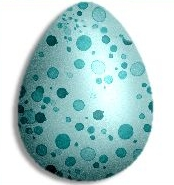
#> input picture computer_vision/circle_detection/test_images/egg.jpg, 174 x 185 px
$ python hough_implementation.py
#> lines starting #> are read from the running program, lines starting #| are printed output that depends on the picture; after the words box and inside, x2 and y2 are one past the last pixel; in counts of white or black regions, pixels touching at a corner belong together
#> further down, image is the input picture: shape (185, 174, 3); mean B, G, R 206.1, 205.8, 174.1
### computer_vision/circle_detection/detectCircles.py
import numpy as np
from numpy import ndarray
from scipy import misc
from skimage import feature
from skimage import color
from skimage import draw
import matplotlib.pyplot as plt
import cv2 as cv
import math

# im -> input image
# r_min, r_max -> min and max radius values of circles to detect
# threshold -> percentage of max vote getter in accumulator to consider as detected circles
#               i.e. any pixel receiving threshold*max_accumulated_value votes will be considered a detected circle

def detectCircles(im, r_min, r_max, threshold):

    # canny edge detector
#> called with r_min = 4, r_max = 12, threshold = 0.5
    gray = color.rgb2gray(im)
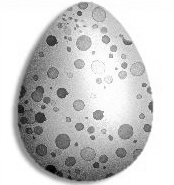
#> gray: shape (185, 174) float64; min 0.00333, max 1, mean 0.798
    edge_pixel = np.where(feature.canny(gray, 1.5) == 1)
#> edge_pixel = 2587 positions, rows 2 to 181, columns 13 to 153
    imgplot = plt.imshow(feature.canny(gray, 1.5))
    plt.show()
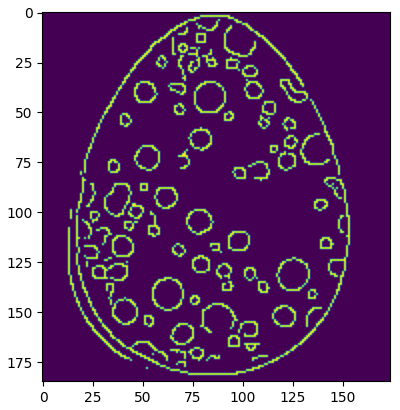
#> figure drawn by matplotlib, 1 panel

    # initialize accumulator matrix and angles/radii
    theta = np.arange(0,360,1)
    radius = np.arange(r_min, r_max, 1)
    H = np.zeros([gray.shape[0], gray.shape[1], len(radius)])

    # votes in hough space per each radius/angle combo
    a = np.multiply.outer(radius, np.cos(theta)).flatten()
    b = np.multiply.outer(radius, np.sin(theta)).flatten()
    r = np.multiply.outer(radius, np.ones(len(theta))).flatten()

    # apply votes to each edge coordinate
    x = np.round(np.subtract.outer(edge_pixel[0], a)).flatten()
    y = np.round(np.add.outer(edge_pixel[1], b)).flatten()
    r = np.multiply.outer(np.ones(len(edge_pixel[0])), r).flatten()

    # shift radius to index in accumulator, weed out indices that are out of bounds
    indices_in_bounds = np.where((x < H.shape[0]) & (x >= 0) & (y < H.shape[1]) & (y >= 0))[0]
    r -= r_min

    # accumulator for votes
    np.add.at(H,(x[indices_in_bounds].astype(int),y[indices_in_bounds].astype(int),r[indices_in_bounds].astype(int)),1)

    # get center indices and radii (re-shift radii indices to value)
    circles = np.asarray(np.where(H > threshold*np.max(H))).T
    circles[:,2] += r_min

    # print results and display
    print("Circles:")
    print(circles)
#> (printed output is left out)
    for i in range(len(circles[:,0])):
        cv.circle(im,(circles[i,1],circles[i,0]),circles[i,2],(0,255,0),1)
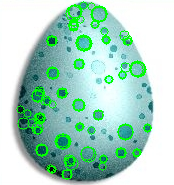
#> im: shape (185, 174, 3); 7.42% of pixels changed, all inside (x1, y1, x2, y2) = (16, 1, 152, 180)
    cv.namedWindow('image',cv.WINDOW_NORMAL)
    cv.resizeWindow('image', 600,600)
    cv.imshow('image',im)
    cv.waitKey(0)
    cv.destroyAllWindows()

    return 0

### computer_vision/circle_detection/hough_implementation.py
import cv2
from detectCircles import detectCircles

# read image
#image = cv2.imread("egg.jpg")
image = cv2.imread("test_images/egg.jpg")

# detect circles
detectCircles(image, 4, 12, 0.5)

$ run again, with computer_vision/circle_detection/test_images/balloons.jpg copied over computer_vision/circle_detection/test_images/egg.jpg
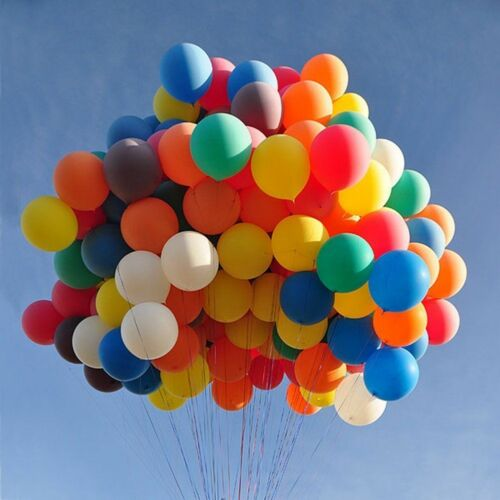
#> input picture computer_vision/circle_detection/test_images/balloons.jpg, 500 x 500 px
#> image is the input picture: shape (500, 500, 3); mean B, G, R 131.1, 121.1, 125.6
#> in detectCircles, `gray = color.rgb2gray(im)`:
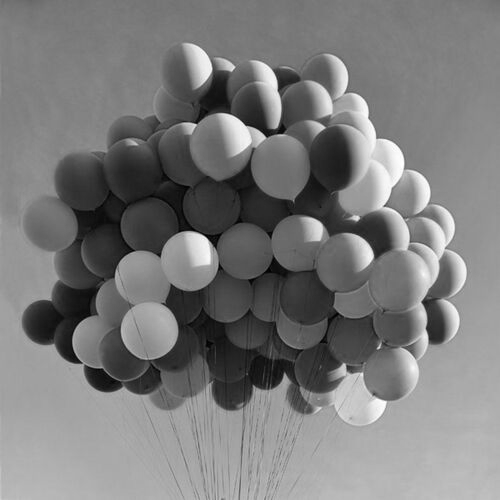
#> gray: shape (500, 500) float64; min 0.00336, max 1, mean 0.485
#> edge_pixel = 8415 positions, rows 42 to 498, columns 22 to 466
#> (printed output is left out)
#> after the loop in detectCircles, `for i in range(len(circles[:,0])):`:
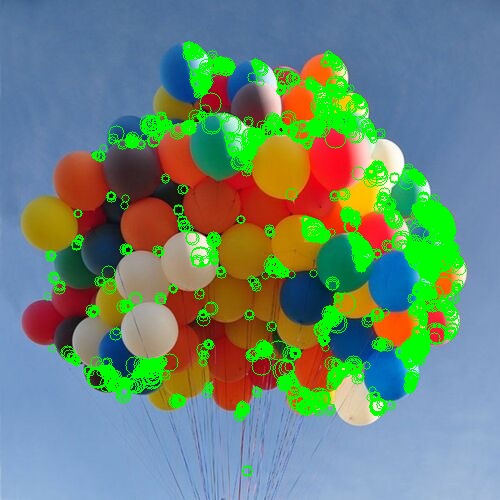
#> im: shape (500, 500, 3); 10.98% of pixels changed, all inside (x1, y1, x2, y2) = (43, 41, 467, 477)
